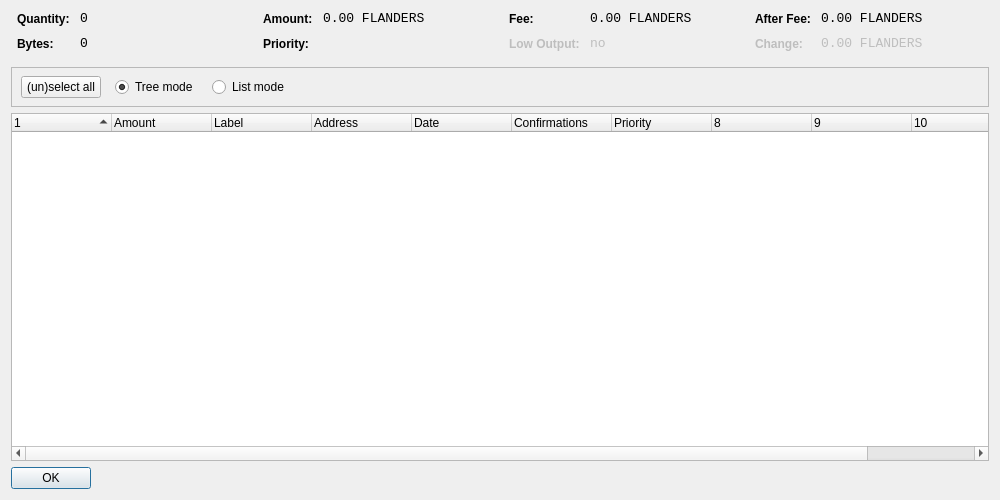
<?xml version="1.0" encoding="UTF-8"?>
<ui version="4.0">
 <class>CoinControlDialog</class>
 <widget class="QDialog" name="CoinControlDialog">
  <property name="geometry">
   <rect>
    <x>0</x>
    <y>0</y>
    <width>1000</width>
    <height>500</height>
   </rect>
  </property>
  <property name="windowTitle">
   <string>Coin Control</string>
  </property>
  <layout class="QVBoxLayout" name="verticalLayout">
   <item>
    <layout class="QHBoxLayout" name="horizontalLayoutTop" stretch="0,0,0,0">
     <property name="topMargin">
      <number>0</number>
     </property>
     <property name="bottomMargin">
      <number>10</number>
     </property>
     <item>
      <layout class="QFormLayout" name="formLayoutCoinControl1">
       <property name="horizontalSpacing">
        <number>10</number>
       </property>
       <property name="verticalSpacing">
        <number>10</number>
       </property>
       <property name="leftMargin">
        <number>6</number>
       </property>
       <property name="rightMargin">
        <number>6</number>
       </property>
       <item row="0" column="0">
        <widget class="QLabel" name="labelCoinControlQuantityText">
         <property name="styleSheet">
          <string notr="true">font-weight:bold;</string>
         </property>
         <property name="text">
          <string>Quantity:</string>
         </property>
        </widget>
       </item>
       <item row="0" column="1">
        <widget class="QLabel" name="labelCoinControlQuantity">
         <property name="font">
          <font>
           <family>Monospace</family>
           <pointsize>10</pointsize>
          </font>
         </property>
         <property name="cursor">
          <cursorShape>IBeamCursor</cursorShape>
         </property>
         <property name="contextMenuPolicy">
          <enum>Qt::ActionsContextMenu</enum>
         </property>
         <property name="text">
          <string notr="true">0</string>
         </property>
         <property name="textInteractionFlags">
          <set>Qt::LinksAccessibleByMouse|Qt::TextSelectableByKeyboard|Qt::TextSelectableByMouse</set>
         </property>
        </widget>
       </item>
       <item row="1" column="0">
        <widget class="QLabel" name="labelCoinControlBytesText">
         <property name="styleSheet">
          <string notr="true">font-weight:bold;</string>
         </property>
         <property name="text">
          <string>Bytes:</string>
         </property>
        </widget>
       </item>
       <item row="1" column="1">
        <widget class="QLabel" name="labelCoinControlBytes">
         <property name="font">
          <font>
           <family>Monospace</family>
           <pointsize>10</pointsize>
          </font>
         </property>
         <property name="cursor">
          <cursorShape>IBeamCursor</cursorShape>
         </property>
         <property name="contextMenuPolicy">
          <enum>Qt::ActionsContextMenu</enum>
         </property>
         <property name="text">
          <string notr="true">0</string>
         </property>
         <property name="textInteractionFlags">
          <set>Qt::LinksAccessibleByMouse|Qt::TextSelectableByKeyboard|Qt::TextSelectableByMouse</set>
         </property>
        </widget>
       </item>
      </layout>
     </item>
     <item>
      <layout class="QFormLayout" name="formLayoutCoinControl2">
       <property name="horizontalSpacing">
        <number>10</number>
       </property>
       <property name="verticalSpacing">
        <number>10</number>
       </property>
       <property name="leftMargin">
        <number>6</number>
       </property>
       <property name="rightMargin">
        <number>6</number>
       </property>
       <item row="0" column="0">
        <widget class="QLabel" name="labelCoinControlAmountText">
         <property name="styleSheet">
          <string notr="true">font-weight:bold;</string>
         </property>
         <property name="text">
          <string>Amount:</string>
         </property>
        </widget>
       </item>
       <item row="0" column="1">
        <widget class="QLabel" name="labelCoinControlAmount">
         <property name="font">
          <font>
           <family>Monospace</family>
           <pointsize>10</pointsize>
          </font>
         </property>
         <property name="cursor">
          <cursorShape>IBeamCursor</cursorShape>
         </property>
         <property name="contextMenuPolicy">
          <enum>Qt::ActionsContextMenu</enum>
         </property>
         <property name="text">
          <string notr="true">0.00 FLANDERS</string>
         </property>
         <property name="textInteractionFlags">
          <set>Qt::LinksAccessibleByMouse|Qt::TextSelectableByKeyboard|Qt::TextSelectableByMouse</set>
         </property>
        </widget>
       </item>
       <item row="1" column="0">
        <widget class="QLabel" name="labelCoinControlPriorityText">
         <property name="styleSheet">
          <string notr="true">font-weight:bold;</string>
         </property>
         <property name="text">
          <string>Priority:</string>
         </property>
        </widget>
       </item>
       <item row="1" column="1">
        <widget class="QLabel" name="labelCoinControlPriority">
         <property name="font">
          <font>
           <family>Monospace</family>
           <pointsize>10</pointsize>
          </font>
         </property>
         <property name="cursor">
          <cursorShape>IBeamCursor</cursorShape>
         </property>
         <property name="contextMenuPolicy">
          <enum>Qt::ActionsContextMenu</enum>
         </property>
         <property name="text">
          <string/>
         </property>
         <property name="textInteractionFlags">
          <set>Qt::LinksAccessibleByMouse|Qt::TextSelectableByKeyboard|Qt::TextSelectableByMouse</set>
         </property>
        </widget>
       </item>
      </layout>
     </item>
     <item>
      <layout class="QFormLayout" name="formLayoutCoinControl3">
       <property name="horizontalSpacing">
        <number>10</number>
       </property>
       <property name="verticalSpacing">
        <number>10</number>
       </property>
       <property name="leftMargin">
        <number>6</number>
       </property>
       <property name="rightMargin">
        <number>6</number>
       </property>
       <item row="0" column="0">
        <widget class="QLabel" name="labelCoinControlFeeText">
         <property name="styleSheet">
          <string notr="true">font-weight:bold;</string>
         </property>
         <property name="text">
          <string>Fee:</string>
         </property>
        </widget>
       </item>
       <item row="0" column="1">
        <widget class="QLabel" name="labelCoinControlFee">
         <property name="font">
          <font>
           <family>Monospace</family>
           <pointsize>10</pointsize>
          </font>
         </property>
         <property name="cursor">
          <cursorShape>IBeamCursor</cursorShape>
         </property>
         <property name="contextMenuPolicy">
          <enum>Qt::ActionsContextMenu</enum>
         </property>
         <property name="text">
          <string notr="true">0.00 FLANDERS</string>
         </property>
         <property name="textInteractionFlags">
          <set>Qt::LinksAccessibleByMouse|Qt::TextSelectableByKeyboard|Qt::TextSelectableByMouse</set>
         </property>
        </widget>
       </item>
       <item row="1" column="0">
        <widget class="QLabel" name="labelCoinControlLowOutputText">
         <property name="enabled">
          <bool>false</bool>
         </property>
         <property name="styleSheet">
          <string notr="true">font-weight:bold;</string>
         </property>
         <property name="text">
          <string>Low Output:</string>
         </property>
        </widget>
       </item>
       <item row="1" column="1">
        <widget class="QLabel" name="labelCoinControlLowOutput">
         <property name="enabled">
          <bool>false</bool>
         </property>
         <property name="font">
          <font>
           <family>Monospace</family>
           <pointsize>10</pointsize>
          </font>
         </property>
         <property name="cursor">
          <cursorShape>IBeamCursor</cursorShape>
         </property>
         <property name="contextMenuPolicy">
          <enum>Qt::ActionsContextMenu</enum>
         </property>
         <property name="text">
          <string notr="true">no</string>
         </property>
         <property name="textInteractionFlags">
          <set>Qt::LinksAccessibleByMouse|Qt::TextSelectableByKeyboard|Qt::TextSelectableByMouse</set>
         </property>
        </widget>
       </item>
      </layout>
     </item>
     <item>
      <layout class="QFormLayout" name="formLayoutCoinControl4">
       <property name="horizontalSpacing">
        <number>10</number>
       </property>
       <property name="verticalSpacing">
        <number>10</number>
       </property>
       <property name="leftMargin">
        <number>6</number>
       </property>
       <property name="rightMargin">
        <number>6</number>
       </property>
       <item row="0" column="0">
        <widget class="QLabel" name="labelCoinControlAfterFeeText">
         <property name="styleSheet">
          <string notr="true">font-weight:bold;</string>
         </property>
         <property name="text">
          <string>After Fee:</string>
         </property>
        </widget>
       </item>
       <item row="0" column="1">
        <widget class="QLabel" name="labelCoinControlAfterFee">
         <property name="font">
          <font>
           <family>Monospace</family>
           <pointsize>10</pointsize>
          </font>
         </property>
         <property name="cursor">
          <cursorShape>IBeamCursor</cursorShape>
         </property>
         <property name="contextMenuPolicy">
          <enum>Qt::ActionsContextMenu</enum>
         </property>
         <property name="text">
          <string notr="true">0.00 FLANDERS</string>
         </property>
         <property name="textInteractionFlags">
          <set>Qt::LinksAccessibleByMouse|Qt::TextSelectableByKeyboard|Qt::TextSelectableByMouse</set>
         </property>
        </widget>
       </item>
       <item row="1" column="0">
        <widget class="QLabel" name="labelCoinControlChangeText">
         <property name="enabled">
          <bool>false</bool>
         </property>
         <property name="styleSheet">
          <string notr="true">font-weight:bold;</string>
         </property>
         <property name="text">
          <string>Change:</string>
         </property>
        </widget>
       </item>
       <item row="1" column="1">
        <widget class="QLabel" name="labelCoinControlChange">
         <property name="enabled">
          <bool>false</bool>
         </property>
         <property name="font">
          <font>
           <family>Monospace</family>
           <pointsize>10</pointsize>
          </font>
         </property>
         <property name="cursor">
          <cursorShape>IBeamCursor</cursorShape>
         </property>
         <property name="contextMenuPolicy">
          <enum>Qt::ActionsContextMenu</enum>
         </property>
         <property name="text">
          <string notr="true">0.00 FLANDERS</string>
         </property>
         <property name="textInteractionFlags">
          <set>Qt::LinksAccessibleByMouse|Qt::TextSelectableByKeyboard|Qt::TextSelectableByMouse</set>
         </property>
        </widget>
       </item>
      </layout>
     </item>
    </layout>
   </item>
   <item>
    <widget class="QFrame" name="frame">
     <property name="minimumSize">
      <size>
       <width>0</width>
       <height>40</height>
      </size>
     </property>
     <property name="frameShape">
      <enum>QFrame::StyledPanel</enum>
     </property>
     <property name="frameShadow">
      <enum>QFrame::Sunken</enum>
     </property>
     <widget class="QWidget" name="horizontalLayoutWidget">
      <property name="geometry">
       <rect>
        <x>10</x>
        <y>0</y>
        <width>781</width>
        <height>41</height>
       </rect>
      </property>
      <layout class="QHBoxLayout" name="horizontalLayoutPanel" stretch="0,0,0,0,0">
       <property name="spacing">
        <number>14</number>
       </property>
       <item>
        <widget class="QPushButton" name="pushButtonSelectAll">
         <property name="sizePolicy">
          <sizepolicy hsizetype="Maximum" vsizetype="Fixed">
           <horstretch>0</horstretch>
           <verstretch>0</verstretch>
          </sizepolicy>
         </property>
         <property name="text">
          <string>(un)select all</string>
         </property>
        </widget>
       </item>
       <item>
        <widget class="QRadioButton" name="radioTreeMode">
         <property name="sizePolicy">
          <sizepolicy hsizetype="Maximum" vsizetype="Fixed">
           <horstretch>0</horstretch>
           <verstretch>0</verstretch>
          </sizepolicy>
         </property>
         <property name="text">
          <string>Tree mode</string>
         </property>
         <property name="checked">
          <bool>true</bool>
         </property>
        </widget>
       </item>
       <item>
        <widget class="QRadioButton" name="radioListMode">
         <property name="sizePolicy">
          <sizepolicy hsizetype="Maximum" vsizetype="Fixed">
           <horstretch>0</horstretch>
           <verstretch>0</verstretch>
          </sizepolicy>
         </property>
         <property name="text">
          <string>List mode</string>
         </property>
        </widget>
       </item>
       <item>
        <spacer name="horizontalSpacer">
         <property name="orientation">
          <enum>Qt::Horizontal</enum>
         </property>
         <property name="sizeHint" stdset="0">
          <size>
           <width>40</width>
           <height>20</height>
          </size>
         </property>
        </spacer>
       </item>
      </layout>
     </widget>
    </widget>
   </item>
   <item>
    <widget class="CoinControlTreeWidget" name="treeWidget">
     <property name="contextMenuPolicy">
      <enum>Qt::CustomContextMenu</enum>
     </property>
     <property name="sortingEnabled">
      <bool>false</bool>
     </property>
     <property name="columnCount">
      <number>11</number>
     </property>
     <attribute name="headerShowSortIndicator" stdset="0">
      <bool>true</bool>
     </attribute>
     <attribute name="headerStretchLastSection">
      <bool>false</bool>
     </attribute>
     <column>
      <property name="text">
       <string/>
      </property>
     </column>
     <column>
      <property name="text">
       <string>Amount</string>
      </property>
     </column>
     <column>
      <property name="text">
       <string>Label</string>
      </property>
     </column>
     <column>
      <property name="text">
       <string>Address</string>
      </property>
     </column>
     <column>
      <property name="text">
       <string>Date</string>
      </property>
     </column>
     <column>
      <property name="text">
       <string>Confirmations</string>
      </property>
      <property name="toolTip">
       <string>Confirmed</string>
      </property>
     </column>
     <column>
      <property name="text">
       <string>Priority</string>
      </property>
     </column>
     <column>
      <property name="text">
       <string/>
      </property>
     </column>
     <column>
      <property name="text">
       <string/>
      </property>
     </column>
     <column>
      <property name="text">
       <string/>
      </property>
     </column>
     <column>
      <property name="text">
       <string/>
      </property>
     </column>
    </widget>
   </item>
   <item>
    <widget class="QDialogButtonBox" name="buttonBox">
     <property name="sizePolicy">
      <sizepolicy hsizetype="Maximum" vsizetype="Fixed">
       <horstretch>0</horstretch>
       <verstretch>0</verstretch>
      </sizepolicy>
     </property>
     <property name="orientation">
      <enum>Qt::Horizontal</enum>
     </property>
     <property name="standardButtons">
      <set>QDialogButtonBox::Ok</set>
     </property>
    </widget>
   </item>
  </layout>
 </widget>
 <customwidgets>
  <customwidget>
   <class>CoinControlTreeWidget</class>
   <extends>QTreeWidget</extends>
   <header>coincontroltreewidget.h</header>
  </customwidget>
 </customwidgets>
 <resources/>
 <connections/>
</ui>
